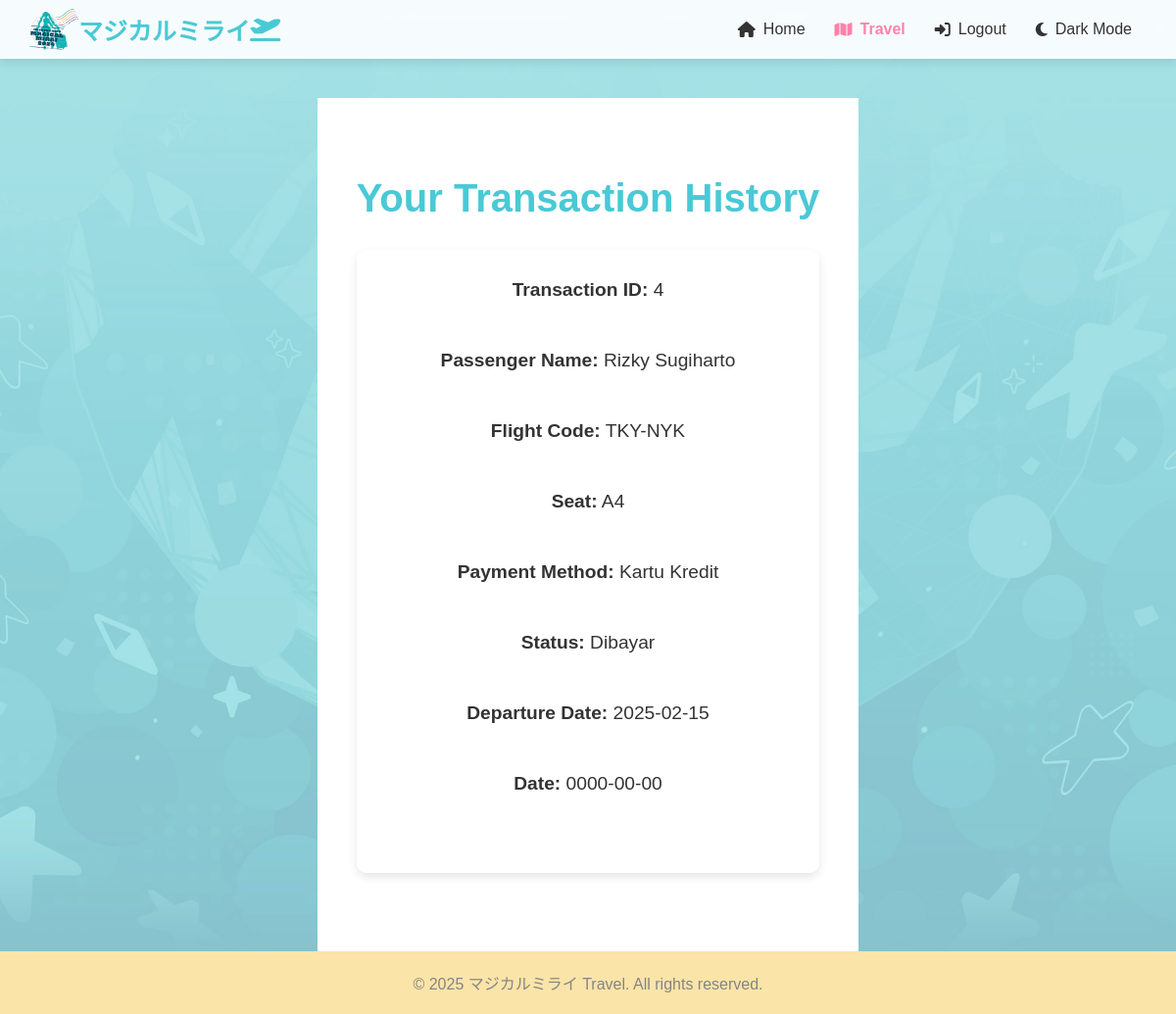
/transactions.php (signed in), run on the app's committed database.
### tables this page shows
CREATE TABLE `transactions` (
  `id` int(11) NOT NULL,
  `accounts_id` int(11) NOT NULL,
  `passenger_name` varchar(250) NOT NULL,
  `flight_code` varchar(10) NOT NULL,
  `seat` varchar(5) NOT NULL,
  `departure_date` date NOT NULL,
  `payment_method` varchar(50) NOT NULL,
  `status` enum('Dibayar','Diproses','Digagalkan') NOT NULL DEFAULT 'Dibayar',
  `date` date NOT NULL DEFAULT current_timestamp()
);

### utils/auth.php (called while the page is built, shortened)
<?php
$logged_in = isset($_COOKIE[COOKIE_ACCOUNT_ID_KEY]);
function is_admin($conn) {
    $account_id = $_COOKIE[COOKIE_ACCOUNT_ID_KEY];
    $stmt = mysqli_prepare($conn, "SELECT role FROM accounts WHERE id = ?");
    mysqli_stmt_bind_param($stmt, 'i', $account_id);
    mysqli_stmt_execute($stmt);
    $result = mysqli_stmt_get_result($stmt);
    $account = mysqli_fetch_assoc($result);
    return $account && $account['role'] == 'admin';
}
?>

### transactions.php (the view, shortened to what this page needs)
<?php
require_once('db.php');
require_once('utils/auth.php');
$account_id = $_COOKIE[COOKIE_ACCOUNT_ID_KEY] ?? null;
?>
<!DOCTYPE html>
<html lang="en">
<head>
    <link rel="stylesheet" href="css/styles.css">
    <link rel="stylesheet" href="https://cdnjs.cloudflare.com/ajax/libs/font-awesome/6.4.2/css/all.min.css">
    <link rel="stylesheet" href="https://cdn.jsdelivr.net/npm/flatpickr/dist/flatpickr.min.css">
    <link rel="stylesheet" href="css/flights.css">
</head>
<body id="dashboard-body">
<?php include('components/navbar.php'); echo get_navbar_html(logged_in: $logged_in, is_admin: is_admin($conn), in_travel: true) ?>
    <main>
    <div id="empty-space"></div>
    <div class="flights-section">
        <?php
        if ($account_id) {
            $stmt = $conn->prepare("SELECT * FROM transactions WHERE accounts_id = ?");
            $stmt->bind_param('i', $account_id);
            $stmt->execute();
            $transactions = $stmt->get_result();
            echo '<div class="dashboard-content">';
            echo '<h2>Your Transaction History</h2>';
            while ($row = $transactions->fetch_assoc()) {
                echo "<div class='dashboard-card'>
                    <p><strong>Transaction ID:</strong> {$row['id']}</p>
                    <p><strong>Passenger Name:</strong> {$row['passenger_name']}</p>
                    <p><strong>Flight Code:</strong> {$row['flight_code']}</p>
                    <p><strong>Seat:</strong> {$row['seat']}</p>
                    <p><strong>Payment Method:</strong> {$row['payment_method']}</p>
                    <p><strong>Status:</strong> {$row['status']}</p>
                    <p><strong>Departure Date:</strong> {$row['departure_date']}</p>
                    <p><strong>Date:</strong> {$row['date']}</p>
                </div>";
            }
            echo '</div>';
        } else {
            echo '<div class="dashboard-content"><p>Please login to view your transaction history.</p></div>';
        }
        ?>
    </div>
    </main>
    <footer>
        <p>&copy; 2025 マジカルミライ Travel. All rights reserved.</p>
    </footer>
</body>
</html>
</body>
</html>

### css/styles.css (style rules this page uses)
:root { --primary-color: #49c9d6; --secondary-color: #ff82a9; --background-light: #ffffff; --background-dark: #121212; --text-light: #333333; --text-dark: #ffffff; }
#empty-space { height: 100px; }
html { scroll-behavior: smooth; scrollbar-width: none; }
* { margin: 0; padding: 0; box-sizing: border-box; font-family: 'Poppins', sans-serif; }
body { -webkit-font-smoothing: antialiased; -moz-osx-font-smoothing: grayscale; text-rendering: optimizeLegibility; }
body::before { content: ''; position: absolute; top: 0; left: 0; width: 100%; height: 100%; background: rgba(255, 255, 255, 0.4); transition: background 0.3s; z-index: -1; }
#dashboard-body { background-image: url(../img/bg_theme.jpg); background-size: cover; background-position: center center; display: flex; flex-direction: column; align-items: center; position: relative; transition: background 0.3s, color 0.4s; color: var(--text-light); min-height: 100vh; overflow-x: hidden; box-sizing: border-box; }
#dashboard-body::before { content: ''; position: fixed; top: 0; left: 0; width: 100%; height: 100%; background: rgba(255, 255, 255, 0.4); z-index: 0; pointer-events: none; }
.dashboard-content { width: 100%; max-width: 1200px; margin: 0 auto; padding: 20px; position: relative; z-index: 1; box-sizing: border-box; }
.dashboard-card { background: rgba(255, 255, 255, 0.9); border-radius: 10px; padding: 30px; text-align: center; transition: transform 0.3s , box-shadow 0.3s; box-shadow: 0 4px 10px rgba(0, 0, 0, 0.1); }
.dashboard-card p { color: var(--text-light); margin-bottom: 20px; }
footer { margin-top: auto; width: 100%; padding: 20px; text-align: center; background: #f7d26e; color: var(--text-light); }

### css/flights.css (style rules this page uses)
.flights-section { padding: 60px 20px; background: var(--background-light); text-align: center; }
.flights-section h2 { font-size: 2.5rem; color: var(--primary-color); margin-bottom: 30px; }
.flights-section p { font-size: 1.2rem; color: var(--text-light); margin-bottom: 50px; }

### data on the page
transactions: id "4", passenger_name "Rizky Sugiharto", flight_code "TKY-NYK", seat "A4", payment_method "Kartu Kredit", status "Dibayar", departure_date "2025-02-15", date "0000-00-00"
